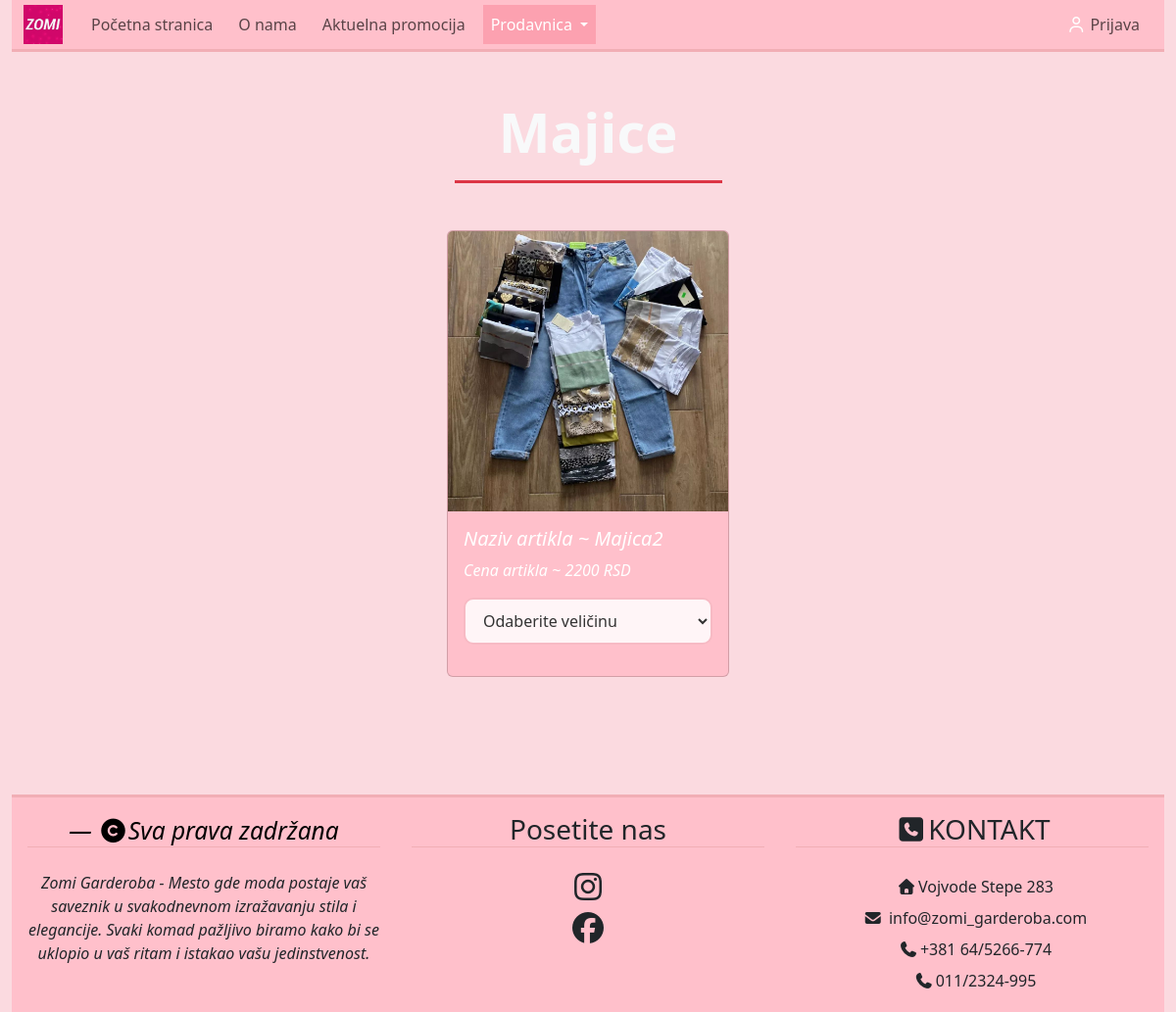
Screenshot of /project/majice.php with the database file from the repository.
### tables this page shows
CREATE TABLE `artikli` (
  `idArtikla` int(3) UNSIGNED NOT NULL,
  `nazivArtikla` varchar(25) NOT NULL,
  `tipArtikla` enum('MAJICA','FARMERKE','DZEMPER','KAPUT','HALJINA','KOMPLET') NOT NULL,
  `kolicinaArtikla` int(3) UNSIGNED NOT NULL DEFAULT 1,
  `cenaArtikla` int(3) UNSIGNED NOT NULL,
  `slikaArtikla` varchar(40) NOT NULL,
  `opisArtikla` text NOT NULL DEFAULT 'nema'
);

### project/majice.php (the view, shortened to what this page needs)
<?php
require_once "konekcija.php";
?>
<!DOCTYPE html>
<html lang="en">
<head>
    <link href="https://cdn.jsdelivr.net/npm/bootstrap@5.3.8/dist/css/bootstrap.min.css" rel="stylesheet">
    <link  href="https://cdnjs.cloudflare.com/ajax/libs/font-awesome/7.0.1/css/all.min.css" rel="stylesheet">
    <link href="stil.css" rel="stylesheet"  type="text/css">
</head>
<body>
  <div class="container-fluid">
<nav class="navbar navbar-expand-lg bg-body-tertiary p-0 border-bottom border-danger-subtle border-3">
  <div class="container-fluid">
    <a class="navbar-brand" href="index.php">
      <img id="imgNavBrand" src="slike/Logo_ZOMI.jpeg" alt="">
    </a>
    <div class="collapse navbar-collapse" id="navbarSupportedContent">
      <ul class="navbar-nav me-auto mb-2 mb-lg-0 nav-left">
        <li class="nav-item">
          <a class="nav-link" aria-current="page" href="index.php" id="tekst">Početna stranica</a>
        </li>
        <li class="nav-item">
          <a class="nav-link" href="onama.php">O nama</a>
        </li>
        <li class="nav-item">
          <a class="nav-link" href="promocija.php">Aktuelna promocija</a>
        </li>
        <li class="nav-item dropdown active">
          <a class="nav-link dropdown-toggle" href="#" role="button" data-bs-toggle="dropdown" aria-expanded="false">
            Prodavnica
          </a>
        </li>
      </ul>
         <ul class="navbar-nav ms-auto align-items-center">
          <?php if(!isset($_SESSION["id"])): ?>
            <li class="nav-item">
                <a class="nav-link" href="login.php">
                    <i class="fa-regular fa-user"></i> Prijava
                </a>
            </li>
        <?php endif; ?>
        </ul>
    </div>
  </div>
</nav>
<div class="container pb-5">
        <div class="container pb-5">
        <div class="text-center my-5">
              <h2 class="display-4 fw-bold text-light">Majice</h2>
              <hr class="border-danger border-3 w-25 mx-auto opacity-100">
        </div>
<?php
  $upit = "SELECT *
           FROM artikli
           WHERE tipArtikla = 'MAJICA' AND kolicinaArtikla>0";
  $rezultat = mysqli_query($dbc,$upit);
  if(mysqli_num_rows($rezultat) > 0) {
      $brojacKartica = 0;
?>
    <div class="row justify-content-center">
<?php
  while($red = mysqli_fetch_assoc($rezultat)) {
?>
    <div class="col-md-4 d-flex justify-content-center mb-4">
        <div class="card" style="width: 18rem;">
            <img src="slike/<?php echo $red['slikaArtikla']; ?>"
                 class="card-img-top"
                 alt="<?php echo $red['nazivArtikla']." slika"; ?>">
            <div class="card-body">
              <h5 class="card-title"><?php echo "Naziv artikla ~ ".$red["nazivArtikla"]; ?></h5>
              <p class="card-text"><?php echo "Cena artikla ~ <i>".$red["cenaArtikla"]." RSD</i>";?></p>
              <form method="POST" action="dodajUKorpu.php">
                <select name="velicinaA" class="custom-select mb-3">
                  <option value="">Odaberite veličinu</option>
                </select>
              </form>
            </div>
        </div>
    </div>
<?php
  $brojacKartica++;
  if($brojacKartica % 3 == 0){
      echo '</div><div class="row justify-content-center">';
  }}
?>
    </div>
<?php
  }
  else{
?>
    <h3 class="display-3 text-center">
        Nema artikala na stanju!
    </h3>
<?php }
?>
    </div>
</div>
  <footer class="container-fluid border-danger-subtle border-top border-3">
      <div class="row align-items-start">
        <div class="col p-3 text-center">
            <h3 class="border-bottom border-danger-subtle"><em class="blockquote-footer"><i class="fa-solid fa-copyright"></i>Sva prava zadržana</em></h3>
            <p class="mt-4">
              <em>Zomi Garderoba - Mesto gde moda postaje vaš saveznik u svakodnevnom izražavanju stila i
                  elegancije. Svaki komad pažljivo biramo kako bi se uklopio u vaš ritam i istakao vašu jedinstvenost.
              </em>
            </p>
        </div>
        <div class="col p-3 text-center">
              <h3 class="border-bottom border-danger-subtle">Posetite nas</h3>
              <p class="mt-4">
               <a class="nav-link" href="https://www.instagram.com/zomi_garderoba/" target="_blank"><i class="fa-brands fa-2x fa-instagram"></i></a>
               <a class="nav-link mt-2" href="https://www.facebook.com/profile.php?id=100063623911466&locale=sr_RS" target="_blank"><i class="fa-brands fa-2x fa-facebook"></i></a>
              </p>
        </div>
        <div class="col p-3 text-center">
            <h3 class="border-bottom border-danger-subtle"><i class="fa-solid fa-square-phone"></i>KONTAKT</h3>
            <div class="mt-4">
              <i class="fas fa-home me-2 p-2"></i>Vojvode Stepe 283 <br>
              <i class="fas fa-envelope me-2 p-2"></i> info@zomi_garderoba.com<br>
              <i class="fas fa-phone me-2 p-2"></i>+381 64/5266-774<br>
              <i class="fas fa-phone me-2 p-2"></i>011/2324-995<br>
            </div>
        </div>
      </div>
  </footer>
  </div>
</body>
</html>

### project/stil.css (style rules this page uses)
body { background-color: hsl(349, 80%, 92%); }
#imgNavBrand { width: 40px ; height: 40px; }
nav div, footer .row, .dropdown-menu { background-color: pink ; }
.navbar .active .nav-link { background-color: hsl(350, 94%, 81%); color: white !important; }
.fa-user, .fa-user-shield { color: white; }
nav ul li { padding: 5px; }
.card { background-color: pink ; color: white ; font-style: italic; }
.blockquote-footer { color: black ; }
.custom-select { width: 100%; padding: 10px 14px; border-radius: 10px; border: 2px solid hsl(350, 80%, 85%); background-color: #fff5f7; font-weight: 500; color: #333; transition: 0.3s ease; cursor: pointer; }

### rows the page displays
artikli: slikaArtikla (picture), nazivArtikla "Majica2", cenaArtikla "2200"
